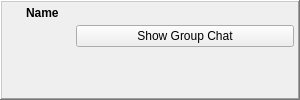
<?xml version="1.0" encoding="UTF-8"?>
<ui version="4.0">
 <class>GroupChatToaster</class>
 <widget class="QWidget" name="GroupChatToaster">
  <property name="geometry">
   <rect>
    <x>0</x>
    <y>0</y>
    <width>300</width>
    <height>100</height>
   </rect>
  </property>
  <property name="minimumSize">
   <size>
    <width>300</width>
    <height>100</height>
   </size>
  </property>
  <property name="maximumSize">
   <size>
    <width>300</width>
    <height>100</height>
   </size>
  </property>
  <layout class="QHBoxLayout">
   <property name="spacing">
    <number>0</number>
   </property>
   <property name="margin">
    <number>0</number>
   </property>
   <item>
    <widget class="QFrame" name="windowFrame">
     <property name="frameShape">
      <enum>QFrame::WinPanel</enum>
     </property>
     <property name="frameShadow">
      <enum>QFrame::Raised</enum>
     </property>
     <layout class="QGridLayout">
      <property name="margin">
       <number>2</number>
      </property>
      <property name="spacing">
       <number>2</number>
      </property>
      <item row="0" column="0">
       <layout class="QHBoxLayout">
        <property name="spacing">
         <number>6</number>
        </property>
        <property name="leftMargin">
         <number>0</number>
        </property>
        <property name="rightMargin">
         <number>0</number>
        </property>
        <item>
         <widget class="QLabel" name="toasterImage">
          <property name="minimumSize">
           <size>
            <width>16</width>
            <height>16</height>
           </size>
          </property>
          <property name="maximumSize">
           <size>
            <width>16</width>
            <height>16</height>
           </size>
          </property>
          <property name="pixmap">
           <pixmap resource="../images.qrc">:/images/rstray3.png</pixmap>
          </property>
          <property name="scaledContents">
           <bool>true</bool>
          </property>
         </widget>
        </item>
        <item>
         <widget class="QLabel" name="toasterLabel">
          <property name="font">
           <font>
            <pointsize>9</pointsize>
            <weight>75</weight>
            <bold>true</bold>
           </font>
          </property>
          <property name="text">
           <string notr="true">Name</string>
          </property>
         </widget>
        </item>
        <item>
         <spacer>
          <property name="orientation">
           <enum>Qt::Horizontal</enum>
          </property>
          <property name="sizeHint" stdset="0">
           <size>
            <width>0</width>
            <height>10</height>
           </size>
          </property>
         </spacer>
        </item>
        <item>
         <widget class="QPushButton" name="closeButton">
          <property name="minimumSize">
           <size>
            <width>18</width>
            <height>18</height>
           </size>
          </property>
          <property name="maximumSize">
           <size>
            <width>18</width>
            <height>18</height>
           </size>
          </property>
          <property name="icon">
           <iconset resource="../images.qrc">
            <normaloff>:/images/closenormal.png</normaloff>:/images/closenormal.png</iconset>
          </property>
          <property name="flat">
           <bool>true</bool>
          </property>
         </widget>
        </item>
       </layout>
      </item>
      <item row="1" column="0">
       <layout class="QGridLayout">
        <property name="spacing">
         <number>2</number>
        </property>
        <item row="0" column="1">
         <widget class="QPushButton" name="toasterButton">
          <property name="text">
           <string>Show Group Chat</string>
          </property>
         </widget>
        </item>
        <item row="1" column="1">
         <widget class="QLabel" name="textLabel">
          <property name="maximumSize">
           <size>
            <width>218</width>
            <height>43</height>
           </size>
          </property>
          <property name="wordWrap">
           <bool>true</bool>
          </property>
         </widget>
        </item>
        <item row="0" column="0" rowspan="2">
         <widget class="AvatarWidget" name="avatarWidget">
          <property name="minimumSize">
           <size>
            <width>70</width>
            <height>70</height>
           </size>
          </property>
          <property name="maximumSize">
           <size>
            <width>70</width>
            <height>70</height>
           </size>
          </property>
         </widget>
        </item>
       </layout>
      </item>
     </layout>
    </widget>
   </item>
  </layout>
 </widget>
 <customwidgets>
  <customwidget>
   <class>AvatarWidget</class>
   <extends>QLabel</extends>
   <header>gui/common/AvatarWidget.h</header>
   <container>1</container>
  </customwidget>
 </customwidgets>
 <resources>
  <include location="../images.qrc"/>
 </resources>
 <connections/>
</ui>
